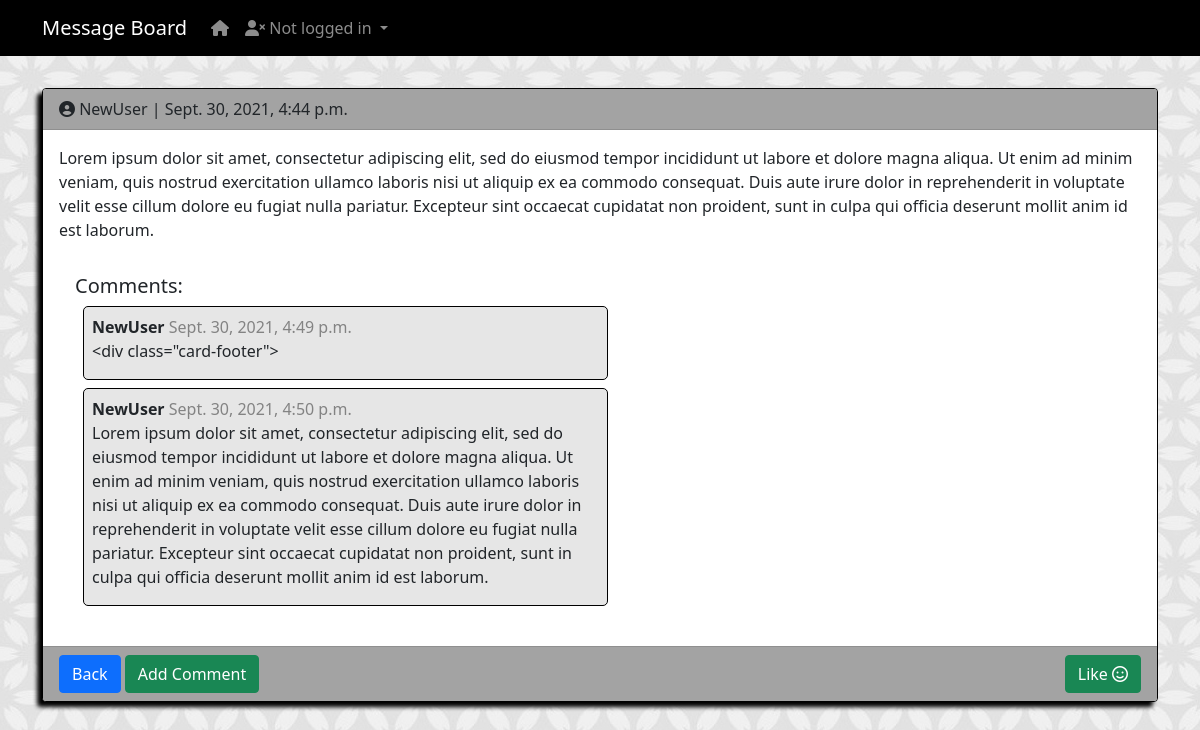
/posts/3/, run on an earlier commit of the app's database.
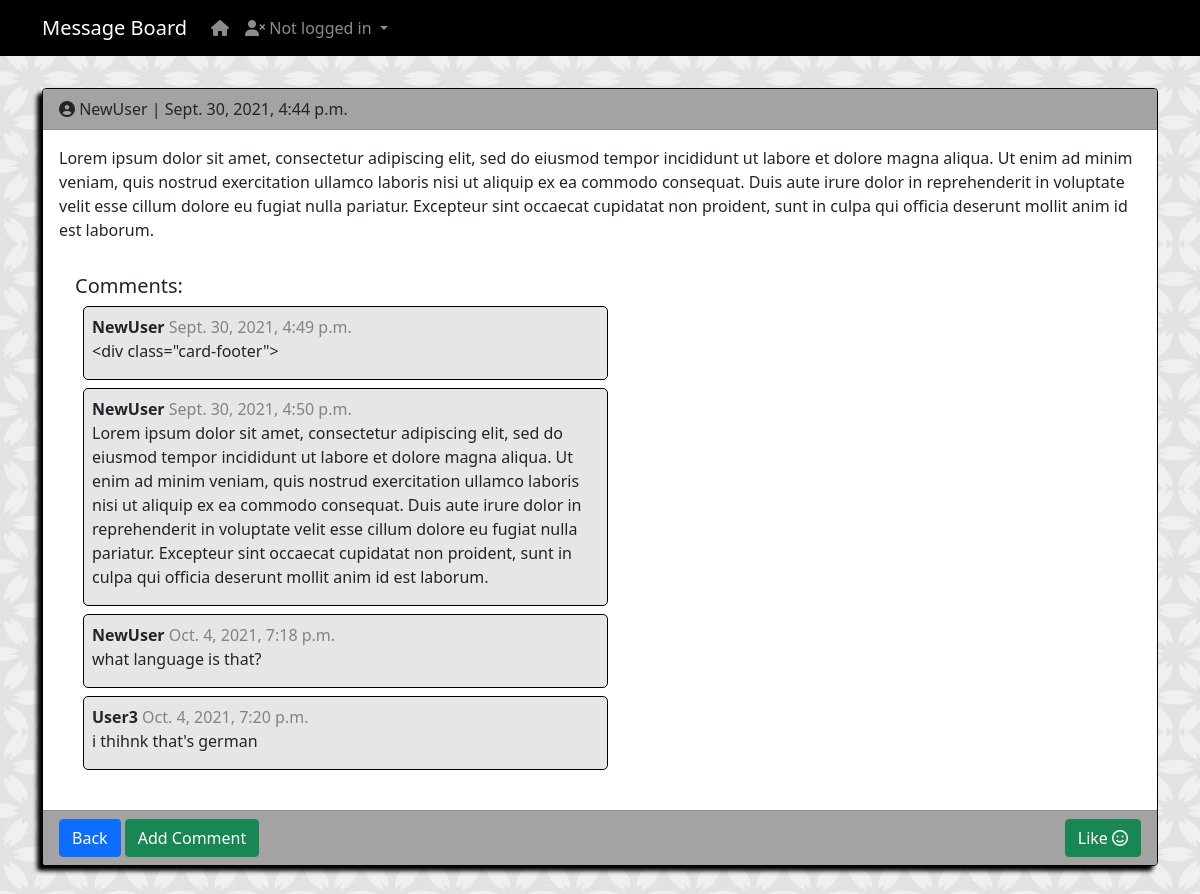
And on a later commit of the database.
### posts/models.py (models this page shows, shortened)
class Post(models.Model):
    post_image = models.ImageField(null=True, blank=True, upload_to="images/")
    body = models.TextField()
    date = models.DateTimeField(auto_now_add=True)
    author = models.ForeignKey(get_user_model(), on_delete=models.CASCADE)
    likes = models.ManyToManyField(get_user_model(), related_name='likes')
    def total_likes(self):
        return self.likes.count()
    class Meta:
        ordering = ['-date',]

class Comment(models.Model):
    post = models.ForeignKey('Post', on_delete=models.CASCADE, related_name='comments')
    body = models.TextField()
    date = models.DateTimeField(auto_now_add=True)
    author = models.ForeignKey(get_user_model(), on_delete=models.CASCADE)

### accounts/models.py (models this page shows)
class CustomUser(AbstractUser):
    age = models.PositiveIntegerField(null=True, blank=True)

### posts/views.py (the view)
# urls.py: path('<int:pk>/', PostDetailView.as_view(), name='post_detail'),
class PostDetailView(DetailView):
    model = Post
    template_name = 'post_detail.html'
    def get_context_data(self, *args, **kwargs):
        context = super(PostDetailView, self).get_context_data(*args, **kwargs)
        stuff = get_object_or_404(Post, id=self.kwargs['pk'])
        total_likes = stuff.total_likes()
        liked = False
        if stuff.likes.filter(id=self.request.user.id).exists():
            liked = True
        context["total_likes"] = total_likes
        context["liked"] = liked
        return context

### templates/post_detail.html (shortened to what this page needs)
{% extends 'base.html' %}
{% block content %}
<div class="container" style="margin-bottom: 5rem;">
    <div class="card post-card">
        <div class="card-header">
            <div class="d-flex justify-content-between">
                <div>
                    <i class="fas fa-user-circle"></i> {{ post.author }} | {{ post.date }}
                </div>
            </div>
        </div>
        <div class="card-body">
        <p>{{ post.body }}</p>
<div class="card-body">
<h5>Comments:</h5>
{% if not post.comments.all %}
    No comments Yet...
{% else %}
    {% for comment in post.comments.all %}
    <div class="comment-box">
    <p><strong>{{ comment.author }}</strong> <span class="text-fade"> {{ comment.date }} </span><br>
        {{ comment.body }} <br>
        </p>
        </div>
    {% endfor %}
{% endif %}
</div>
</div>
<div class="card-footer">
    <div class="d-flex justify-content-between">
        <div>
            <a class="btn btn-primary" href="{% url 'post_list' %}">Back</a>
            <a class="btn btn-success" href="{% url 'add_comment_to_post' post.pk %}">Add Comment</a>
        </div>
        <div>
            <form action="{% url 'like_post' post.pk %}" method="POST">
                {% if liked %}
                <button type="submit", name="post_id", value="{{ post.id }}", class="btn btn-danger">
                    Unlike <i class="far fa-frown"></i></button>
                {% else %}
                <button type="submit", name="post_id", value="{{ post.id }}", class="btn btn-success">
                    Like <i class="far fa-smile"></i></button>
                {% endif %}
            </form>
        </div>
    </div>
</div>
    </div>
</div>
{% endblock content %}

### templates/base.html (shortened to what this page needs)
{% load static %}
<!DOCTYPE html>
<html>
    <head>
        <link href="https://cdn.jsdelivr.net/npm/bootstrap@5.0.2/dist/css/bootstrap.min.css" rel="stylesheet">
        <link href="{% static 'fontawesome_free/css/all.min.css' %}" rel="stylesheet" type="text/css">
        <link href="/static/css/main.css" rel="stylesheet" type="text/css">
    </head>
<body>
    <nav class="navbar navbar-expand-sm navbar-dark">
        <div class="container">
                <a class="navbar-brand ml-auto" href="{% url 'about_page' %}">Message Board</a>
                    <div class="collapse navbar-collapse" id="navbarNavDropdown">
                        <ul class="navbar-nav">
                         <li class="nav-item">
                    <a class="nav-link" aria-current="page" href="{% url 'home' %}"><i class="fas fa-home"></i></a>
                </li>
                {% if user.is_authenticated %}
                <li class="nav-item">
                    <a class="nav-link" href="{% url 'post_list' %}">All Posts</a>
                </li>
                <li class="nav-item dropdown">
                    <a class="nav-link dropdown-toggle" href="#" id="navbarDropdownMenuLink" role="button" data-bs-toggle="dropdown" aria-expanded="false">
                    <i class="fas fa-user-circle"></i> {{ user.username }}</a>
            <ul class="dropdown-menu" aria-labelledby="navbarDropdownMenuLink">
                <li><a class="dropdown-item" href="{% url 'post_new' %}">New Post</a></li>
                <li><a class="dropdown-item" href="{% url 'password_change' %}">Change Password</a></li>
                <li><a class="dropdown-item" href="{% url 'logout' %}">Logout</a></li>
            </ul>
        </li>
            {% else %}
            <li class="nav-item dropdown">
                <a class="nav-link dropdown-toggle" href="#" id="navbarDropdownMenuLink" role="button" data-bs-toggle="dropdown" aria-expanded="false">
                <i class="fas fa-user-times"></i> Not logged in
                </a>
            </li>
            {% endif %}
        </ul>
        </div>
    </div>
</nav>
    <main>
        {% block content %}
        {% endblock content %}
    </main>
    </body>
</html>

### static/css/main.css (style rules this page uses)
body { background-color: silver; background-image: url(/static/images/back.jpg); }
.post-card { border: 1px solid black; box-shadow: -5px 5px 4px rgb(0, 0, 0); }
.comment-box { border: .5px solid black; margin:.5rem; border-radius: 5px; background-color: rgb(230, 230, 230); padding: .5rem; padding-bottom: 0; max-width: 50%; }
.card-header { background-color: rgb(163, 163, 163); }
.card-footer { background-color: rgb(163, 163, 163); }
.text-fade { color:rgb(131, 131, 131); }
.navbar { background-color: black; margin-bottom: 2rem; }

What changed in the data, as far as the page shows it:
added Comment: author "NewUser", date "Oct. 4, 2021, 7:18 p.m.", body "what language is that?"
added Comment: author "User3", date "Oct. 4, 2021, 7:20 p.m.", body "i thihnk that's german"
